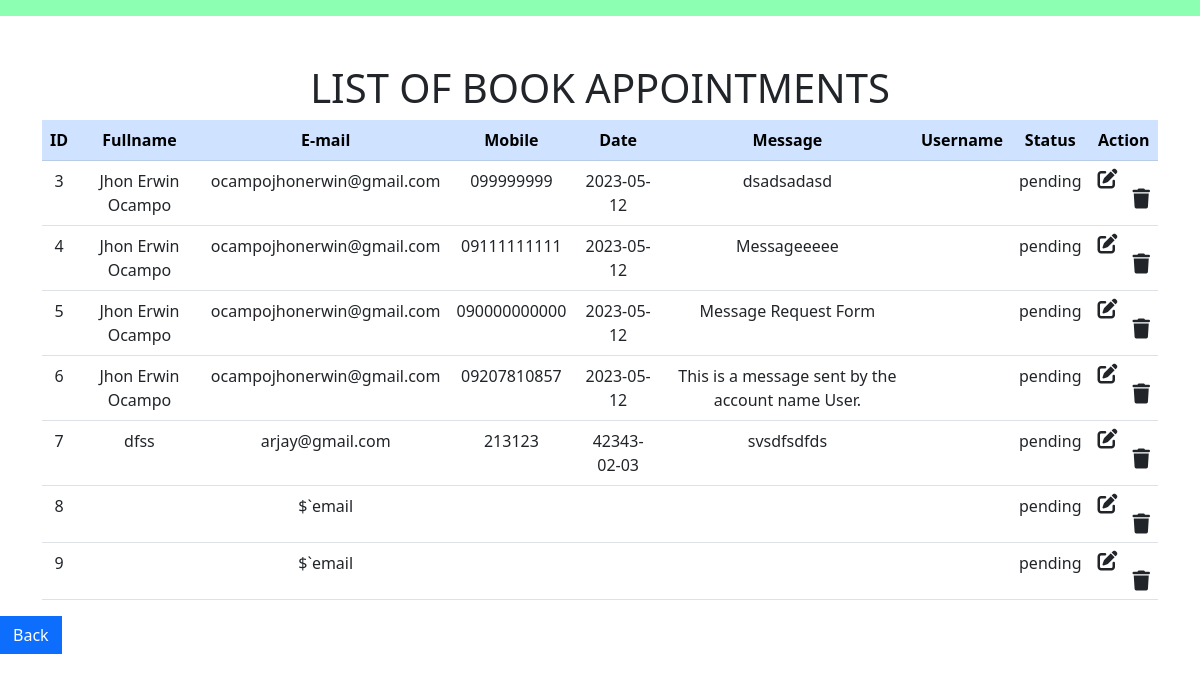
/appointment.php, run on the app's committed database.
### tables this page shows
CREATE TABLE `req_form` (
  `id` int(11) NOT NULL,
  `full_name` varchar(255) NOT NULL,
  `email` varchar(255) NOT NULL,
  `mobile` varchar(255) NOT NULL,
  `date` varchar(255) NOT NULL,
  `message` varchar(255) NOT NULL,
  `user_name` varchar(255) NOT NULL,
  `status` varchar(255) NOT NULL DEFAULT 'pending'
);

### appointment.php (the view, shortened to what this page needs)
<?php
include "db_conn.php";
?>
<!DOCTYPE html>
<html lang="en">
<head>
  <link href="https://cdn.jsdelivr.net/npm/bootstrap@5.2.3/dist/css/bootstrap.min.css" rel="stylesheet">
  <link rel="stylesheet" href="https://cdnjs.cloudflare.com/ajax/libs/font-awesome/6.4.0/css/all.min.css" />
</head>
<body>
  <nav class="navbar navbar-light justify-content-center fs-3 mb-5" style="background-color: #00ff5573;">
  </nav>
  <div class="container">
  <h1 class="text-center">LIST OF BOOK APPOINTMENTS</h1>
    <table class="table table-hover text-center">
      <thead class="table-primary">
        <tr>
        <th scope="col">ID</th>
        <th scope="col">Fullname</th>
        <th scope="col">E-mail</th>
        <th scope="col">Mobile</th>
        <th scope="col">Date</th>
        <th scope="col">Message</th>
		    <th scope="col">Username</th>
		    <th scope="col">Status</th>
        <th scope="col">Action</th>
        </tr>
      </thead>
      <tbody>
        <?php
        $sql = "SELECT * FROM `req_form`";
        $result = mysqli_query($conn, $sql);
        while ($row = mysqli_fetch_assoc($result)) {
        ?>
          <tr>
            <td><?php echo $row["id"] ?></td>
            <td><?php echo $row["full_name"] ?></td>
            <td><?php echo $row["email"] ?></td>
			      <td><?php echo $row["mobile"] ?></td>
            <td><?php echo $row["date"] ?></td>
            <td><?php echo $row["message"] ?></td>
			      <td><?php echo $row["username"] ?></td>
            <td><?php echo $row["status"] ?></td>
            <td>
              <a href="edit.php?id=<?php echo $row["id"] ?>" class="link-dark "><i class="fa-solid fa-pen-to-square fs-5 me-3 float-start"></i></a>
              <a href="delete.php?id=<?php echo $row["id"] ?>" class="link-dark "><i class="fa-solid fa-trash fs-5 float-end"></i></a>
            </td>
          </tr>
        <?php
        }
        ?>
      </tbody>
    </table>
  </div>
          <button name="back" id= "back" type="submit" class="btn btn-primary rounded-0 btn-block">Back</button>
</body>
</html>

### data on the page
req_form: id "3", full_name "Jhon Erwin Ocampo", email "ocampojhonerwin@gmail.com", mobile "099999999", date "2023-05-12", message "dsadsadasd", status "pending"
req_form: id "4", full_name "Jhon Erwin Ocampo", email "ocampojhonerwin@gmail.com", mobile "09111111111", date "2023-05-12", message "Messageeeee", status "pending"
req_form: id "5", full_name "Jhon Erwin Ocampo", email "ocampojhonerwin@gmail.com", mobile "090000000000", date "2023-05-12", message "Message Request Form", status "pending"
req_form: id "6", full_name "Jhon Erwin Ocampo", email "ocampojhonerwin@gmail.com", mobile "09207810857", date "2023-05-12", message "This is a message sent by the account name User.", status "pending"
req_form: id "7", full_name "dfss", email "arjay@gmail.com", mobile "213123", date "42343-02-03", message "svsdfsdfds", status "pending"
req_form: id "8", email "$`email", status "pending"
req_form: id "9", email "$`email", status "pending"
